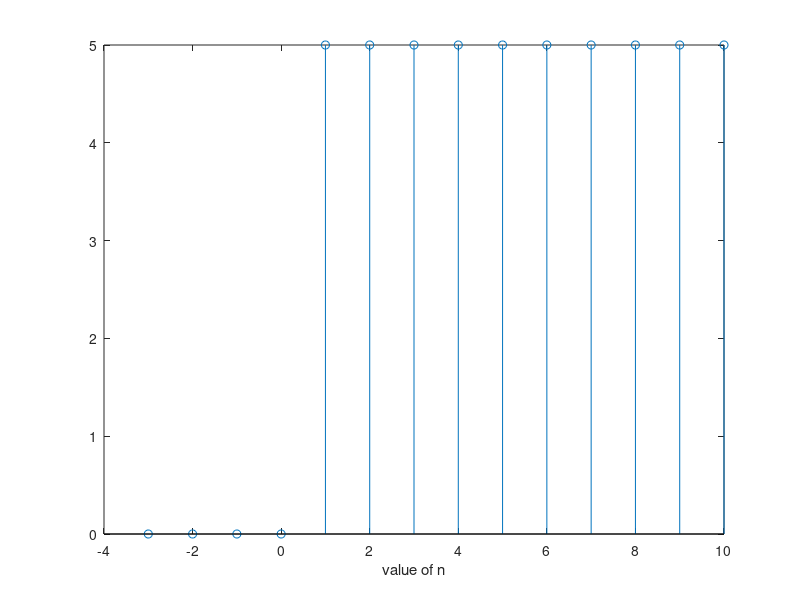

MATLAB code for this plot:
clc
clear all
n=-3:1:10;
for n_counter=1:length(n)
 if n(n_counter)>=1
 R(n_counter)=5
 else
 R(n_counter)=0
 end
end
stem(n,R)
xlabel ('value of n') 